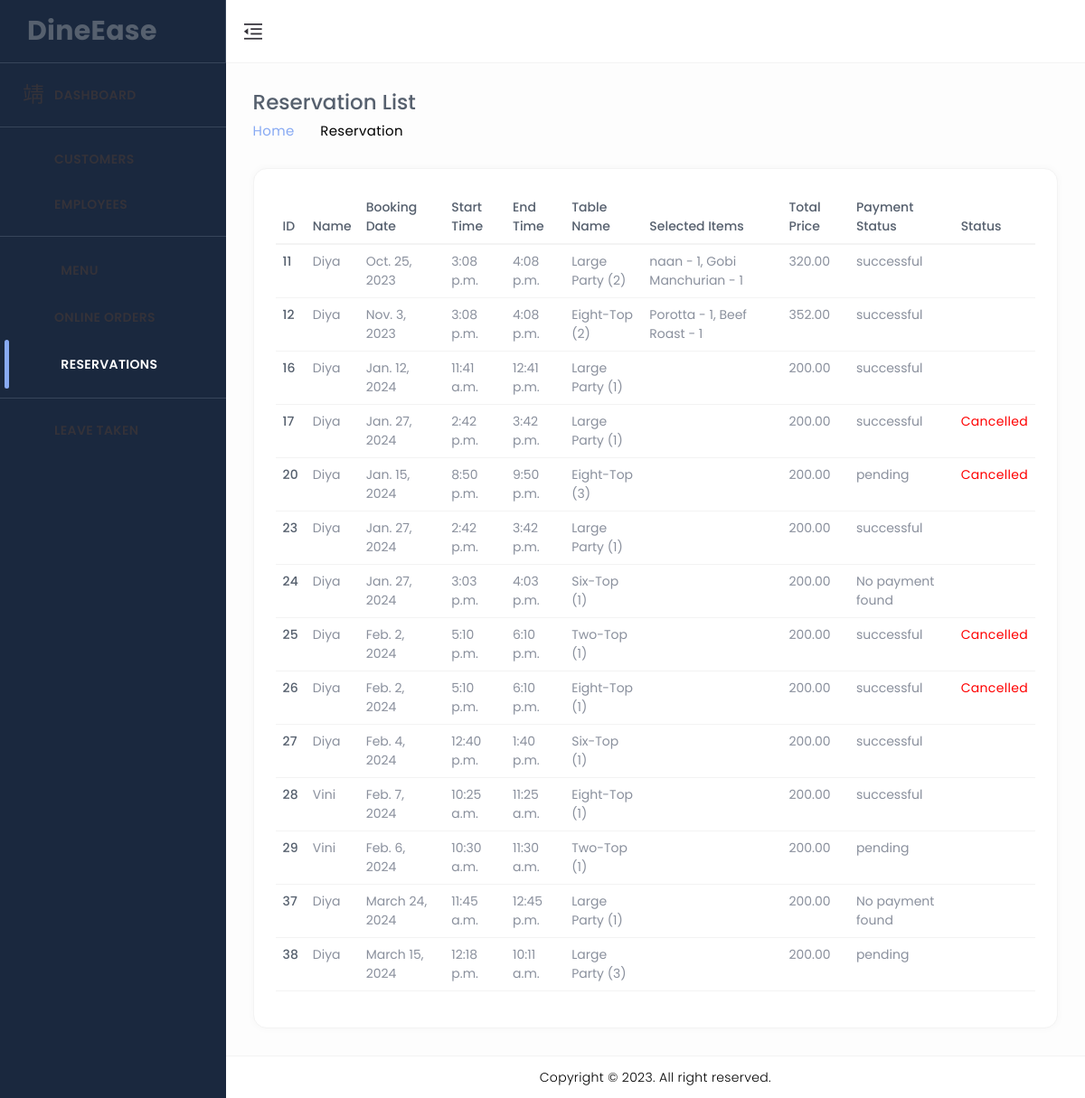
/ad_booking_lists/, run on the app's committed database.
### home/models.py (models this page shows, shortened)
class TableBooking(models.Model):
    name = models.ForeignKey(CustomUser, on_delete=models.CASCADE, related_name='bookings_by_name', null=True)
    phone = models.ForeignKey(CustomUser, on_delete=models.CASCADE, related_name='bookings_by_phone', null=True)
    email = models.ForeignKey(CustomUser, on_delete=models.CASCADE, related_name='bookings_by_email', null=True)
    TABLE_NAME_CHOICES = [
        ('Two-Top (1)', 'Two-Top (1)'),
        ('Two-Top (2)', 'Two-Top (2)'),
        ('Two-Top (3)', 'Two-Top (3)'),
        ('Four-Top (1)', 'Four-Top (1)'),
        ('Four-Top (2)', 'Four-Top (2)'),
        ('Four-Top (3)', 'Four-Top (3)'),
        ('Six-Top (1)', 'Six-Top (1)'),
        ('Six-Top (2)', 'Six-Top (2)'),
        ('Six-Top (3)', 'Six-Top (3)'),
        ('Eight-Top (1)', 'Eight-Top (1)'),
        ('Eight-Top (2)', 'Eight-Top (2)'),
        ('Eight-Top (3)', 'Eight-Top (3)'),
        ('Large Party (1)', 'Large Party (1)'),
        ('Large Party (2)', 'Large Party (2)'),
        ('Large Party (3)', 'Large Party (3)'),
    ]
    table_name = models.CharField(max_length=30, null=True, blank=True, choices=TABLE_NAME_CHOICES)
    date = models.DateField(null=True)
    start_time = models.TimeField(null=True)
    end_time = models.TimeField(null=True)
    status = models.BooleanField(default=False)
    del_status = models.BooleanField(default=False)
    selected_items = models.TextField(blank=True, null=True)
    total_price = models.DecimalField(max_digits=10, decimal_places=2, default=0)

class CustomUser(AbstractUser):
    CUSTOMER = 1
    EMPLOYEE = 2
    ROLE_CHOICE = (
        (CUSTOMER, 'CUSTOMER'),
        (EMPLOYEE, 'EMPLOYEE'),
    )
    username=None
    first_name = None
    last_name = None
    USERNAME_FIELD = 'email'
    name = models.CharField(max_length=50)
    email = models.EmailField(max_length=100, unique=True)
    phone = models.CharField(max_length=12, blank=True)
    password = models.CharField(max_length=128)
    role = models.IntegerField(choices=ROLE_CHOICE, blank=True, null=True,default='1')
    is_admin = models.BooleanField(default=False)
    is_staff = models.BooleanField(default=False)
    is_active = models.BooleanField(default=True)
    is_superadmin = models.BooleanField(default=False)
    REQUIRED_FIELDS = ['name', 'phone']
    objects = UserManager()

class Payment(models.Model):
    class PaymentStatusChoices(models.TextChoices):
        PENDING = 'pending', 'Pending'
        SUCCESSFUL = 'successful', 'Successful'
        FAILED = 'failed', 'Failed'
    user = models.ForeignKey(CustomUser, on_delete=models.CASCADE)  # Link the payment to a user
    razorpay_order_id = models.CharField(max_length=255)  # Razorpay order ID
    payment_id = models.CharField(max_length=255)  # Razorpay payment ID
    amount = models.DecimalField(max_digits=8, decimal_places=2)  # Amount paid
    currency = models.CharField(max_length=3)  # Currency code (e.g., "INR")
    timestamp = models.DateTimeField(auto_now_add=True)  # Timestamp of the payment
    payment_status = models.CharField(max_length=20, choices=PaymentStatusChoices.choices, default=PaymentStatusChoices.PENDING)
    billing_info = models.ForeignKey(BillingInformation, on_delete=models.CASCADE, null=True, blank=True)
    table_booking = models.ForeignKey(TableBooking, on_delete=models.CASCADE, related_name='payments', null=True, blank=True)
    class Meta:
        ordering = ['-timestamp']

### home/views.py (the view)
# urls.py: path('ad_booking_lists/', ad_booking_lists, name='ad_booking_lists'),
def ad_booking_lists(request):
    bookings = TableBooking.objects.all() # Retrieve all booking details and related payments
    return render(request, 'admin_dashboard/tbl_booking_list.html', {'bookings': bookings})

### templates/admin_dashboard/tbl_booking_list.html (shortened to what this page needs)
{% load static %}
<!DOCTYPE html>
<html lang="en" dir="ltr">
<head>
	<link href="{% static 'assets/css/materialdesignicons.min.css' %}" rel="stylesheet" />
	<link href="{% static 'assets/plugins/simplebar/simplebar.css' %}" rel="stylesheet" />
	<link href="{% static 'assets/plugins/data-tables/datatables.bootstrap5.min.css' %}" rel='stylesheet'>
	<link href="{% static 'assets/plugins/data-tables/responsive.datatables.min.css' %}" rel='stylesheet'>
	<link id="{% static 'style.css' %}" rel="stylesheet" href="{% static 'assets/css/style.css' %}" />
</head>
<body class="ec-header-fixed ec-sidebar-fixed ec-sidebar-dark ec-header-light" id="body">
	<div class="wrapper">
		<div class="ec-left-sidebar ec-bg-sidebar">
			<div id="sidebar" class="sidebar ec-sidebar-footer">
				<div class="ec-brand">
					<a href="admin_index ">
						<span class="ec-brand-name text-truncate">DineEase</span>
					</a>
				</div>
				<div class="ec-navigation" data-simplebar>
					<ul class="nav sidebar-inner" id="sidebar-menu">
						<li class="">
							<a class="sidenav-item-link" href="{% url 'admin_index' %}">
								<i class="mdi mdi-view-dashboard-outline"></i>
								<span class="nav-text">Dashboard</span>
							</a>
							<hr>
						</li>
						<li class="has-sub">
							<a class="sidenav-item-link" href="{% url 'user_list' %}">
								<i class="mdi mdi-account-multiple-outline"></i>
								<span class="nav-text">Customers</span>
							</a>
						</li>
						<li class="has-sub">
							<a class="sidenav-item-link" href="{% url 'emp_list' %}" id="Listemp">
								<i class="mdi mdi-account-multiple-outline"></i>
								<span class="nav-text">Employees</span>
							</a>
							<hr>
						</li>
						<li class="has-sub">
							<a class="sidenav-item-link" href="javascript:void(0)">
								<i class="mdi mdi-food mdi-36px"></i>&ensp;
								<span class="nav-text">Menu</span> <b class="caret"></b>
							</a>
						</li>
						<li class="has-sub">
							<a class="sidenav-item-link" href="{% url 'order_list' %}">
								<i class="mdi mdi-cart-outline mdi-34px"></i>
								<span class="nav-text">Online Orders</span>
							</a>
						</li>
						<li class="has-sub active">
							<a class="sidenav-item-link" href="{% url 'ad_booking_lists' %}">
								<i class="mdi mdi-food-variant mdi-36px"></i>&ensp;
								<span class="nav-text">Reservations</span>
							</a>
						</li>
						<hr>
						<li class="has-sub">
							<a class="sidenav-item-link" href="{% url 'empLeave_list' %}">
								<i class="mdi mdi-receipt"></i>
								<span class="nav-text">Leave Taken</span>
							</a>
						</li>
					</ul>
				</div>
			</div>
		</div>
		<div class="ec-page-wrapper">
			<header class="ec-main-header" id="header">
				<nav class="navbar navbar-static-top navbar-expand-lg">
					<button id="sidebar-toggler">
						<img src="assets/img/icons/clops.png" alt="">
					</button>
				</nav>
			</header>
			<div class="ec-content-wrapper">
				<div class="content">
					<div class="breadcrumb-wrapper breadcrumb-contacts">
						<div>
							<h1>Reservation List</h1>
							<p class="breadcrumbs"><span><a href="index.html">Home</a></span>
								<span><i class="mdi mdi-chevron-right"></i></span>Reservation
						</div>
					</div>
					<div class="row">
						<div class="col-xl-12 col-lg-12">
							<div class="ec-cat-list card card-default">
								<div class="card-body">
									<div class="table-responsive">
										<table id="responsive-data-table" class="table">
											<thead>
                                                <tr>
                                                    <th>ID</th>
                                                    <th>Name</th>
                                                    <th>Booking Date</th>
													<th>Start Time</th>
													<th>End Time</th>
													<th>Table Name</th>
													<th>Selected Items</th>
													<th>Total Price</th>
													<th>Payment Status</th>
                                                    <th>Status</th>
                                                </tr>
                                            </thead>
                                            <tbody>
												{% for booking in bookings %}
													<tr>
														<td>{{ booking.id }}</td>
														<td>{{ booking.name.name }}</td>
														<td>{{ booking.date }}</td>
														<td>{{ booking.start_time }}</td>
														<td>{{ booking.end_time }}</td>
														<td>{{ booking.table_name }}</td>
														<td>{{ booking.selected_items }}</td>
														<td>{{ booking.total_price }}</td>
														<td>
																{% for payment in booking.payments.all %}
																	{{ payment.payment_status }}
																{% empty %}
																	No payment found
																{% endfor %}
														</td>
														<td>
															{% if booking.status %}
															<span style="color: red;">Cancelled</span>
															{% else %}
																{% comment %} <span style="color: green;">Not Cancelled</span> {% endcomment %}
															{% endif %}
														</td>
													</tr>
												{% endfor %}
											</tbody>
										</table>
									</div>
								</div>
							</div>
						</div>
					</div>
				</div>
			</div>
			<footer class="footer mt-auto">
				<div class="copyright bg-white">
					<p>
						Copyright © 2023. All right reserved.
					  </p>
				</div>
			</footer>
		</div>
	</div>
</body>
</html>

### data on the page
TableBooking: id "11", name.name "Diya", date "Oct. 25, 2023", start_time "3:08 p.m.", end_time "4:08 p.m.", table_name "Large Party (2)", selected_items "naan - 1, Gobi Manchurian - 1", total_price "320.00"
Payment: payment_status "successful"
TableBooking: id "12", name.name "Diya", date "Nov. 3, 2023", start_time "3:08 p.m.", end_time "4:08 p.m.", table_name "Eight-Top (2)", selected_items "Porotta - 1, Beef Roast - 1", total_price "352.00"
Payment: payment_status "successful"
TableBooking: id "16", name.name "Diya", date "Jan. 12, 2024", start_time "11:41 a.m.", end_time "12:41 p.m.", table_name "Large Party (1)", total_price "200.00"
Payment: payment_status "successful"
TableBooking: id "17", name.name "Diya", date "Jan. 27, 2024", start_time "2:42 p.m.", end_time "3:42 p.m.", table_name "Large Party (1)", total_price "200.00", status "Cancelled"
Payment: payment_status "successful"
TableBooking: id "20", name.name "Diya", date "Jan. 15, 2024", start_time "8:50 p.m.", end_time "9:50 p.m.", table_name "Eight-Top (3)", total_price "200.00", status "Cancelled"
Payment: payment_status "pending"
TableBooking: id "23", name.name "Diya", date "Jan. 27, 2024", start_time "2:42 p.m.", end_time "3:42 p.m.", table_name "Large Party (1)", total_price "200.00"
Payment: payment_status "successful"
TableBooking: id "24", name.name "Diya", date "Jan. 27, 2024", start_time "3:03 p.m.", end_time "4:03 p.m.", table_name "Six-Top (1)", total_price "200.00"
TableBooking: id "25", name.name "Diya", date "Feb. 2, 2024", start_time "5:10 p.m.", end_time "6:10 p.m.", table_name "Two-Top (1)", total_price "200.00", status "Cancelled"
Payment: payment_status "successful"
TableBooking: id "26", name.name "Diya", date "Feb. 2, 2024", start_time "5:10 p.m.", end_time "6:10 p.m.", table_name "Eight-Top (1)", total_price "200.00", status "Cancelled"
Payment: payment_status "successful"
TableBooking: id "27", name.name "Diya", date "Feb. 4, 2024", start_time "12:40 p.m.", end_time "1:40 p.m.", table_name "Six-Top (1)", total_price "200.00"
Payment: payment_status "successful"
TableBooking: id "28", name.name "Vini", date "Feb. 7, 2024", start_time "10:25 a.m.", end_time "11:25 a.m.", table_name "Eight-Top (1)", total_price "200.00"
Payment: payment_status "successful"
TableBooking: id "29", name.name "Vini", date "Feb. 6, 2024", start_time "10:30 a.m.", end_time "11:30 a.m.", table_name "Two-Top (1)", total_price "200.00"
Payment: payment_status "pending"
TableBooking: id "37", name.name "Diya", date "March 24, 2024", start_time "11:45 a.m.", end_time "12:45 p.m.", table_name "Large Party (1)", total_price "200.00"
TableBooking: id "38", name.name "Diya", date "March 15, 2024", start_time "12:18 p.m.", end_time "10:11 a.m.", table_name "Large Party (3)", total_price "200.00"
Payment: payment_status "pending"
